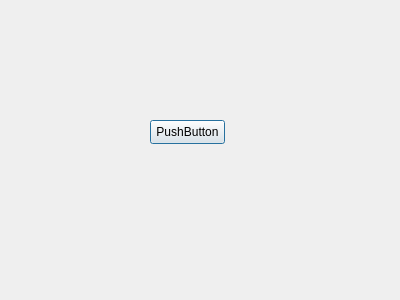
<?xml version="1.0" encoding="UTF-8"?>
<ui version="4.0">
 <class>SecDialog</class>
 <widget class="QDialog" name="SecDialog">
  <property name="geometry">
   <rect>
    <x>0</x>
    <y>0</y>
    <width>400</width>
    <height>300</height>
   </rect>
  </property>
  <property name="windowTitle">
   <string>Dialog</string>
  </property>
  <widget class="QPushButton" name="pushButton">
   <property name="geometry">
    <rect>
     <x>150</x>
     <y>120</y>
     <width>75</width>
     <height>24</height>
    </rect>
   </property>
   <property name="text">
    <string>PushButton</string>
   </property>
  </widget>
 </widget>
 <resources/>
 <connections/>
</ui>
